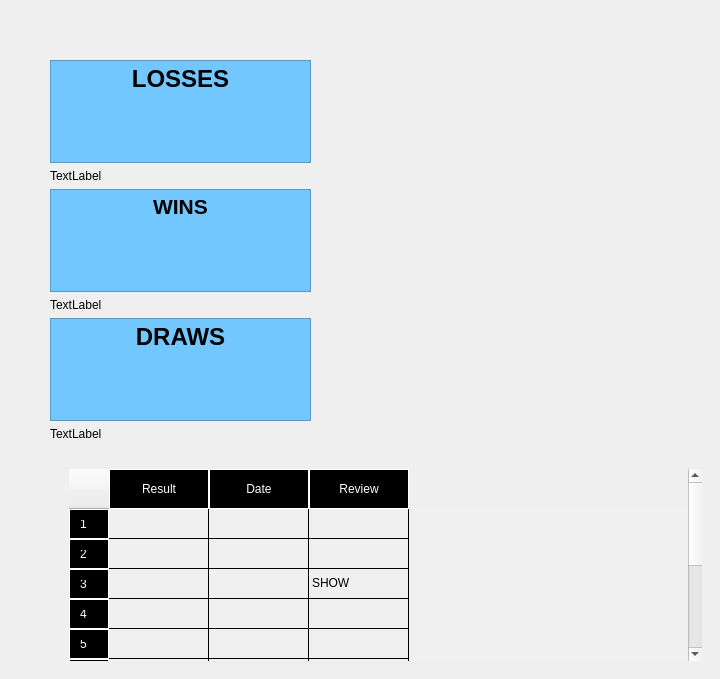
      <widget class="QWidget" name="HistoryPage">
       <widget class="QWidget" name="widget" native="true">
        <property name="geometry">
         <rect>
          <x>50</x>
          <y>60</y>
          <width>261</width>
          <height>381</height>
         </rect>
        </property>
        <layout class="QGridLayout" name="gridLayout_20">
         <item row="2" column="0">
          <widget class="QTextEdit" name="wins_label">
           <property name="styleSheet">
            <string notr="true">QTextEdit
{
color:black;
background-color: rgb(115, 199, 255);
 font: 700 16pt &quot;Segoe UI&quot;;
}</string>
           </property>
           <property name="readOnly">
            <bool>true</bool>
           </property>
           <property name="html">
            <string>&lt;!DOCTYPE HTML PUBLIC &quot;-//W3C//DTD HTML 4.0//EN&quot; &quot;http://www.w3.org/TR/REC-html40/strict.dtd&quot;&gt;
&lt;html&gt;&lt;head&gt;&lt;meta name=&quot;qrichtext&quot; content=&quot;1&quot; /&gt;&lt;meta charset=&quot;utf-8&quot; /&gt;&lt;style type=&quot;text/css&quot;&gt;
p, li { white-space: pre-wrap; }
hr { height: 1px; border-width: 0; }
li.unchecked::marker { content: &quot;\2610&quot;; }
li.checked::marker { content: &quot;\2612&quot;; }
&lt;/style&gt;&lt;/head&gt;&lt;body style=&quot; font-family:'Segoe UI'; font-size:16pt; font-weight:700; font-style:normal;&quot;&gt;
&lt;p align=&quot;center&quot; style=&quot; margin-top:0px; margin-bottom:0px; margin-left:0px; margin-right:0px; -qt-block-indent:0; text-indent:0px;&quot;&gt;WINS&lt;/p&gt;&lt;/body&gt;&lt;/html&gt;</string>
           </property>
          </widget>
         </item>
         <item row="0" column="0">
          <widget class="QTextEdit" name="losses_label">
           <property name="styleSheet">
            <string notr="true">QTextEdit
{
color:black;
background-color: rgb(115, 199, 255);
 font: 700 16pt &quot;Segoe UI&quot;;
}</string>
           </property>
           <property name="readOnly">
            <bool>true</bool>
           </property>
           <property name="html">
            <string>&lt;!DOCTYPE HTML PUBLIC &quot;-//W3C//DTD HTML 4.0//EN&quot; &quot;http://www.w3.org/TR/REC-html40/strict.dtd&quot;&gt;
&lt;html&gt;&lt;head&gt;&lt;meta name=&quot;qrichtext&quot; content=&quot;1&quot; /&gt;&lt;meta charset=&quot;utf-8&quot; /&gt;&lt;style type=&quot;text/css&quot;&gt;
p, li { white-space: pre-wrap; }
hr { height: 1px; border-width: 0; }
li.unchecked::marker { content: &quot;\2610&quot;; }
li.checked::marker { content: &quot;\2612&quot;; }
&lt;/style&gt;&lt;/head&gt;&lt;body style=&quot; font-family:'Segoe UI'; font-size:16pt; font-weight:700; font-style:normal;&quot;&gt;
&lt;p align=&quot;center&quot; style=&quot; margin-top:0px; margin-bottom:0px; margin-left:0px; margin-right:0px; -qt-block-indent:0; text-indent:0px;&quot;&gt;&lt;span style=&quot; font-size:18pt;&quot;&gt;LOSSES&lt;/span&gt;&lt;/p&gt;&lt;/body&gt;&lt;/html&gt;</string>
           </property>
          </widget>
         </item>
         <item row="1" column="0">
          <widget class="QLabel" name="losses">
           <property name="styleSheet">
            <string notr="true">color: rgb(0,0,0);</string>
           </property>
           <property name="text">
            <string>TextLabel</string>
           </property>
          </widget>
         </item>
         <item row="3" column="0">
          <widget class="QLabel" name="wins">
           <property name="styleSheet">
            <string notr="true">color: rgb(0,0,0);</string>
           </property>
           <property name="text">
            <string>TextLabel</string>
           </property>
          </widget>
         </item>
         <item row="4" column="0">
          <widget class="QTextEdit" name="draws_label">
           <property name="styleSheet">
            <string notr="true">QTextEdit
{
color:black;
background-color: rgb(115, 199, 255);
 font: 700 16pt &quot;Segoe UI&quot;;
}</string>
           </property>
           <property name="readOnly">
            <bool>true</bool>
           </property>
           <property name="html">
            <string>&lt;!DOCTYPE HTML PUBLIC &quot;-//W3C//DTD HTML 4.0//EN&quot; &quot;http://www.w3.org/TR/REC-html40/strict.dtd&quot;&gt;
&lt;html&gt;&lt;head&gt;&lt;meta name=&quot;qrichtext&quot; content=&quot;1&quot; /&gt;&lt;meta charset=&quot;utf-8&quot; /&gt;&lt;style type=&quot;text/css&quot;&gt;
p, li { white-space: pre-wrap; }
hr { height: 1px; border-width: 0; }
li.unchecked::marker { content: &quot;\2610&quot;; }
li.checked::marker { content: &quot;\2612&quot;; }
&lt;/style&gt;&lt;/head&gt;&lt;body style=&quot; font-family:'Segoe UI'; font-size:16pt; font-weight:700; font-style:normal;&quot;&gt;
&lt;p align=&quot;center&quot; style=&quot; margin-top:0px; margin-bottom:0px; margin-left:0px; margin-right:0px; -qt-block-indent:0; text-indent:0px;&quot;&gt;&lt;span style=&quot; font-size:18pt;&quot;&gt;DRAWS&lt;/span&gt;&lt;/p&gt;&lt;/body&gt;&lt;/html&gt;</string>
           </property>
          </widget>
         </item>
         <item row="5" column="0">
          <widget class="QLabel" name="draws">
           <property name="styleSheet">
            <string notr="true">color: rgb(0,0,0);</string>
           </property>
           <property name="text">
            <string>TextLabel</string>
           </property>
          </widget>
         </item>
        </layout>
       </widget>
       <widget class="QStackedWidget" name="stackedWidget_2">
        <property name="geometry">
         <rect>
          <x>60</x>
          <y>460</y>
          <width>651</width>
          <height>210</height>
         </rect>
        </property>
        <widget class="QWidget" name="page">
         <layout class="QVBoxLayout" name="verticalLayout_12">
          <item>
           <widget class="QTableWidget" name="historyTable">
            <property name="sizeIncrement">
             <size>
              <width>0</width>
              <height>1</height>
             </size>
            </property>
            <property name="styleSheet">
             <string notr="true">QTableWidget
 {
    background-color: #f0f0f0;
    gridline-color: black;
}

QHeaderView::section
{
	font: 400 9pt &quot;Montserrat&quot;;
    background-color: black;
    color: white;
	padding: 10px;
    border:1px  solid white;
}</string>
            </property>
            <property name="frameShape">
             <enum>QFrame::Shape::NoFrame</enum>
            </property>
            <property name="frameShadow">
             <enum>QFrame::Shadow::Sunken</enum>
            </property>
            <property name="lineWidth">
             <number>1</number>
            </property>
            <property name="textElideMode">
             <enum>Qt::TextElideMode::ElideMiddle</enum>
            </property>
            <property name="gridStyle">
             <enum>Qt::PenStyle::SolidLine</enum>
            </property>
            <property name="sortingEnabled">
             <bool>false</bool>
            </property>
            <attribute name="horizontalHeaderMinimumSectionSize">
             <number>36</number>
            </attribute>
            <row/>
            <row/>
            <row/>
            <row/>
            <row/>
            <row/>
            <row/>
            <row/>
            <row/>
            <row/>
            <column>
             <property name="text">
              <string>Result</string>
             </property>
            </column>
            <column>
             <property name="text">
              <string>Date</string>
             </property>
            </column>
            <column>
             <property name="text">
              <string>Review</string>
             </property>
            </column>
            <item row="0" column="0">
             <property name="text">
              <string/>
             </property>
             <property name="flags">
              <set>ItemIsSelectable|ItemIsEditable|ItemIsDragEnabled|ItemIsDropEnabled|ItemIsEnabled</set>
             </property>
            </item>
            <item row="0" column="1">
             <property name="text">
              <string/>
             </property>
            </item>
            <item row="0" column="2">
             <property name="text">
              <string/>
             </property>
            </item>
            <item row="1" column="2">
             <property name="text">
              <string/>
             </property>
            </item>
            <item row="2" column="2">
             <property name="text">
              <string>SHOW</string>
             </property>
            </item>
           </widget>
          </item>
         </layout>
        </widget>
        <widget class="QWidget" name="page_2"/>
       </widget>
      </widget>
